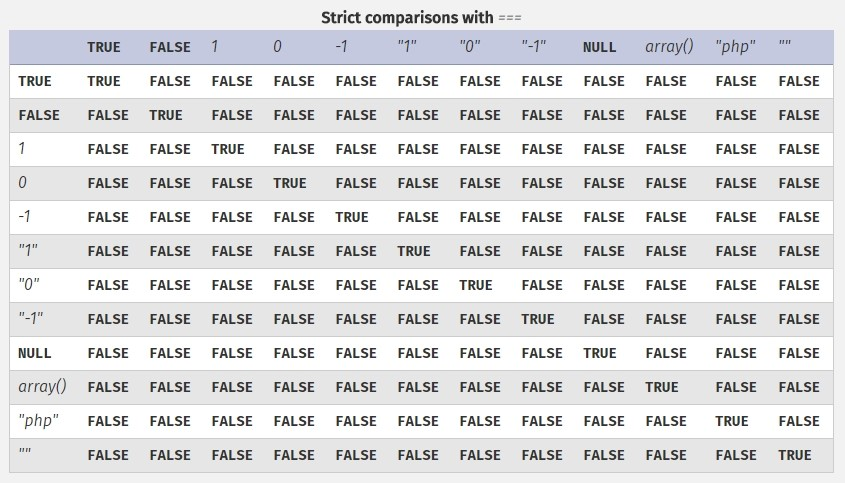
#> input picture image/1.jpg, 845 x 483 px
$ python ascii.py ../../image/1.jpg
#> lines starting #> are read from the running program, lines starting #| are printed output that depends on the picture
from PIL import Image
import argparse

#命令行输入参数处理

parser = argparse.ArgumentParser()

parser.add_argument('file')    #输入文件

parser.add_argument('-o', '--output')   #输出文件

parser.add_argument('--width', type = int, default = 80)  #输出字符画宽

parser.add_argument('--height', type = int, default = 60) #输出字符画高

#获取参数

args = parser.parse_args()

IMG = args.file
WIDTH = args.width
HEIGHT = args.height
OUTPUT = args.output

ascii_char = list("$@B%8&WM#*oahkbdpqwmZO0QLCJUYXzcvunxrjft/\|()1{}[]?-_+~<>i!lI;;,\"^`'. ")

# 将256灰度映射到70个字符上

def get_char(r, g, b, alpha=256):
    if alpha == 0:
        return ' '
    length = len(ascii_char)
    gray = int(0.2126 * r + 0.7152 * g + 0.0722 * b)

    unit = (256.0 + 1)/length

    return ascii_char[int(gray/unit)]

if __name__ == "__main__":

    im = Image.open(IMG)
#> im is the input picture: PIL image 845x483 RGB; mean R, G, B 224.4, 224.8, 226.1
    im = im.resize((WIDTH, HEIGHT), Image.NEAREST)
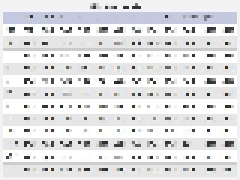
#> im: PIL image 80x60 RGB (shown 3 times larger); mean R, G, B 225.3, 225.7, 226.9

    txt = ""

    for i in range(WIDTH):
        for j in range(HEIGHT):
#> (the run stopped early here; a loop or call above may not have finished)

$ run again, on image/v2-1124f72cc9c18c7ab76f870288b55a3d_hd.jpg
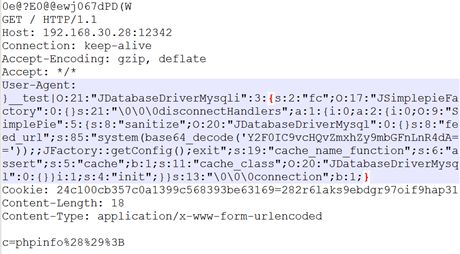
#> input picture image/v2-1124f72cc9c18c7ab76f870288b55a3d_hd.jpg, 460 x 254 px
#> im is the input picture: PIL image 460x254 RGB; mean R, G, B 231.9, 232, 238.8
#> `im = im.resize((WIDTH, HEIGHT), Image.NEAREST)`:
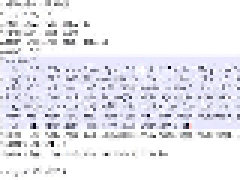
#> im: PIL image 80x60 RGB (shown 3 times larger); mean R, G, B 231.9, 232.1, 238.9
